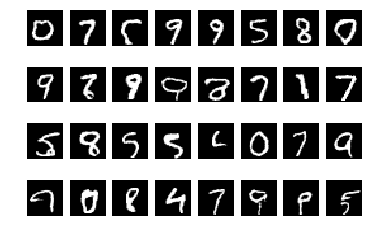

The script that drew this image:
from keras.datasets import mnist
from keras.layers import *
from keras.optimizers import Adam
from keras.models import *
from keras import backend as K
import tensorflow as tf
import numpy as np
from matplotlib import pyplot as plt
from pytictoc import TicToc
from keras.utils import to_categorical

K.clear_session()

(X_train, Y_train), (X_test, Y_test) = mnist.load_data()
#Xf_train = X_train.reshape((X_train.shape[0], -1))

bsize= 64

def gen_samp(X, bsize):
    lx = len(X)
    Xf = X.reshape((X.shape[0], -1))
    ind = np.arange(lx)
    while True:
        np.random.shuffle(ind)
        for k in range(0, lx, bsize):
            ss = np.arange(k,min(k+bsize, lx))
            if k+bsize>lx:
                ss = np.append(ss, np.arange(k+bsize-lx))
            Xs = Xf[ind[ss]]
            yield Xs[:,:-1], Xs[:,1:, None]


in_t = Input((None,))
x = in_t
x = Embedding(256, 64)(x)

y = x
x = Conv1D(64, 3, padding='causal')(x)
x = Conv1D(128, 3, padding='causal', dilation_rate=26)(x)
x = BatchNormalization()(x)
x = LeakyReLU()(x)
x = Concatenate()([x,y])

y = x
x = Conv1D(64, 3, padding='causal', dilation_rate=2)(x)
x = Conv1D(128, 3, padding='causal', dilation_rate=55)(x)
x = BatchNormalization()(x)
x = LeakyReLU()(x)
x = Concatenate()([x,y])

y = x
x = CuDNNLSTM(512, return_sequences=True)(x)
x = Concatenate()([x,y])

y = x
x = Conv1D(64, 3, padding='causal')(x)
x = Conv1D(64, 3, padding='causal', dilation_rate=26)(x)

y = Conv1D(64, 1)(y)
x = Add()([x, y])
x = LeakyReLU()(x)

x = Conv1D(256, 1, activation='softmax')(x)
out_t = x

model = Model(in_t, out_t)
print(model.summary())

opt = Adam(lr = 5e-5)
model.compile(opt, loss='sparse_categorical_crossentropy')

train_gen = gen_samp(X_train, bsize)
val_gen = gen_samp(X_test, bsize)
#model.fit_generator(train_gen, len(X_train)//bsize, epochs=50, 
#                    validation_data=val_gen,
#                    validation_steps=len(X_test)//bsize)
model.load_weights('ar_lstm_v3.h5')

nsample = 32
Samp = np.zeros((nsample,28*28))
for k in range(1,28*28):
    if not k%30:
        print('{}/783'.format(k))
    probs = model.predict(Samp[:,:k])[:,-1,:].reshape(32,256)
    probs[probs<1e-3]=0.
    probs = probs/probs.sum(axis=-1)[:,None]
    newel = np.argmax(np.log(probs)+np.random.gumbel(size=(nsample,256)), axis=-1)
    Samp[:,k]=newel
    
Samp = Samp.reshape(-1,28,28)

plt.figure()
for k in range(32):
    plt.subplot(4,8,1+k)
    plt.axis('off')
    plt.imshow(Samp[k], cmap='gray')
